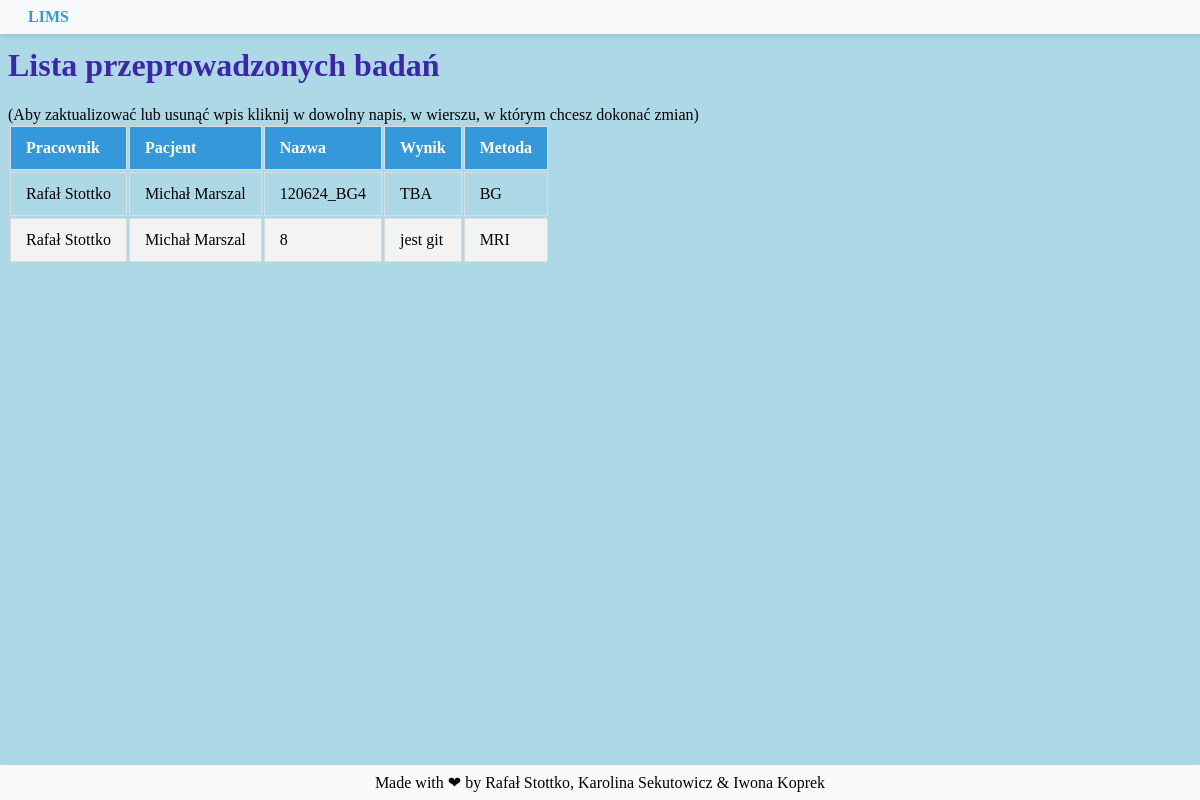
The app's page /badania/ (signed in), older data.
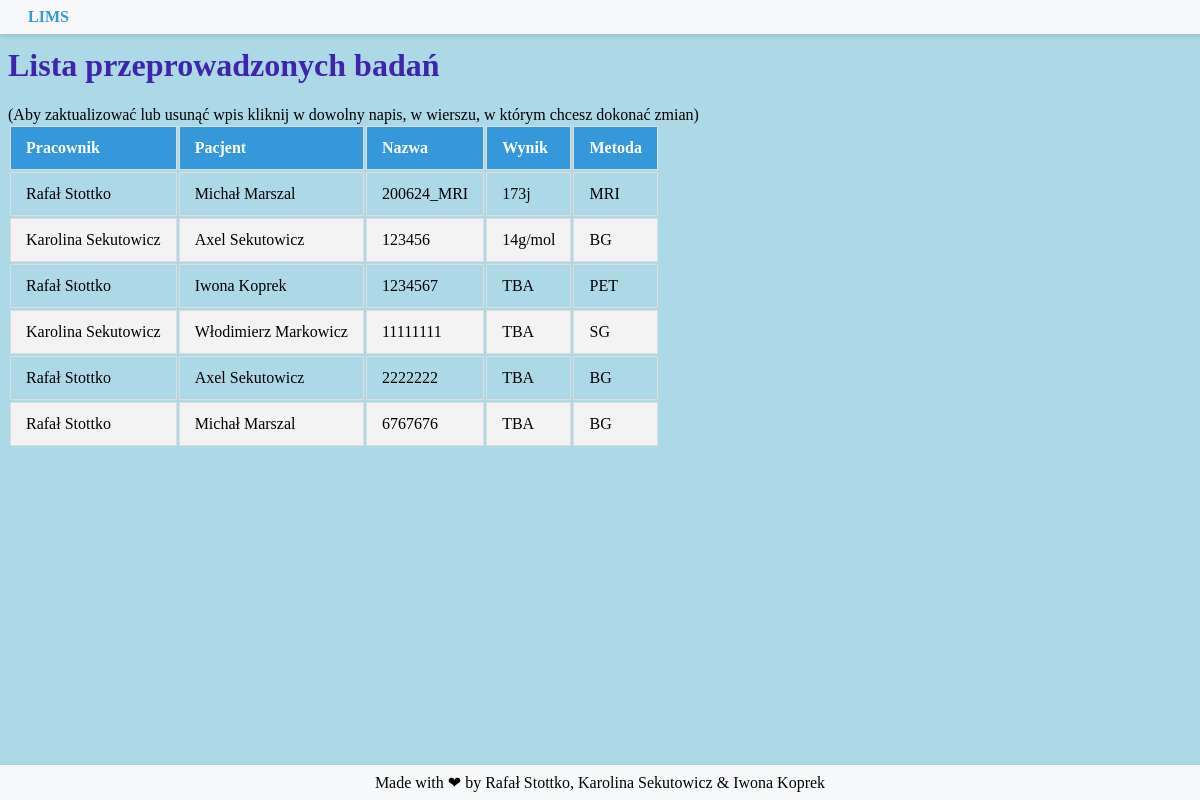
The same page, newer data.
### projekty/models.py (models this page shows, shortened)
class Experiment(models.Model):
   worker= models.ForeignKey(Employee, on_delete=models.SET_NULL, null=True)
   patient = models.ForeignKey(Patient, on_delete=models.SET_NULL, null=True)
   experiment_name=models.CharField(max_length=50, null=True)
   description=models.CharField(max_length = 500, null=True)
   method=models.ForeignKey(Method, on_delete=models.SET_NULL, null=True)
   class Meta:
      permissions = [
         ('view_experiments', 'Can view experiments'),
         ('add_experiments', 'Can add experiments'),
         ('change_experiments', 'Can change experiments'),
      ]

class Employee(models.Model):
   full_name=models.CharField(max_length=40)
   mail=models.CharField(max_length=40, null=True)
   position=models.CharField(max_length=100)
   adres=models.CharField(max_length=100)
   room_number=models.IntegerField()
   telephone_number=models.CharField(max_length=12, null=True)
   team = models.ManyToManyField(Project)

class Patient(models.Model):
   SEX_CHOICES = [
        ('M', 'Mężczyzna'),
        ('K', 'Kobieta'),
    ]
   full_name=models.CharField(max_length=40, null=True)
   PESEL=models.CharField(max_length=11, null=True)
   birth_name=models.CharField(max_length=40, null=True)
   adres=models.CharField(max_length=100, null=True)
   mail=models.CharField(max_length=30, null=True)
   diagnosis=models.CharField(max_length=40, null=True)
   sex=models.CharField(max_length=1, choices=SEX_CHOICES, null=True)

class Method(models.Model):
   name=models.CharField(max_length=40)
   description=models.CharField(max_length=40)

### projekty/views.py (the view)
# urls.py: path('badania/',badania, name='badania'),
@login_required
def badania(request):
	l = Experiment.objects.all()
	return render(request, 'badania.html',{'l':l})

### templates/badania.html (shortened to what this page needs)
{% load static %}
<!DOCTYPE html>
<html lang='en'>
<head>
<link rel="stylesheet" href="{% static 'all_styles.css' %}">
</head>
<body>
    <header>
        <a href="{% url 'home_user' %}" class="site-name">LIMS</a>
    </header>
    <br>
    <h1>Lista przeprowadzonych badań</h1>
    (Aby zaktualizować lub usunąć wpis kliknij w dowolny napis, w wierszu, w którym chcesz dokonać zmian) <br>
    <table class="table-modern">
        <thead>
            <tr>
                <th>Pracownik</th>
                <th>Pacjent</th>
                <th>Nazwa</th>
                <th>Wynik</th>
                <th>Metoda</th>
            </tr>
        </thead>
        <tbody>
            {% for obj in l %}
                <tr>
                    <td><a href="{% url 'modify_result' obj.id %}" style="text-decoration: none; color: inherit;">{{ obj.worker.full_name }}</a></td>
                    <td><a href="{% url 'modify_result' obj.id %}" style="text-decoration: none; color: inherit;">{{ obj.patient.full_name }}</a></td>
                    <td><a href="{% url 'modify_result' obj.id %}" style="text-decoration: none; color: inherit;">{{ obj.experiment_name }}</a></td>
                    <td><a href="{% url 'modify_result' obj.id %}" style="text-decoration: none; color: inherit;">{{ obj.description }}</a></td>
                    <td><a href="{% url 'modify_result' obj.id %}" style="text-decoration: none; color: inherit;">{{ obj.method.name }}</a></td>
                </tr>
            {% endfor %}
        </tbody>
    </table>
    <footer>
        Made with <span>&#10084;</span> by Rafał Stottko, Karolina Sekutowicz & Iwona Koprek
        </footer>
</body>
</html>

### static/all_styles.css (style rules this page uses)
body { background-color: lightblue; font-family: verdana; }
h1 { color: #3e26ac; }
.table-modern thead tr { background-color: #3498db; color: white; text-align: left; font-weight: bold; }
.table-modern th, .table-modern td { padding: 12px 15px; border: 1px solid #ddd; }
.table-modern tbody tr { border-bottom: 1px solid #ddd; transition: background-color 0.3s ease; }
.table-modern tbody tr:nth-of-type(even) { background-color: #f3f3f3; }
.table-modern tbody tr:last-of-type { border-bottom: 2px solid #3498db; }
footer { background-color: #f8f9fa; padding: 8px 0; text-align: center; position: fixed; left: 0; bottom: 0; width: 100%; box-shadow: 0 2px 4px rgba(0,0,0,0.1); }
header { background-color: #f8f9fa; padding: 8px; position: fixed; top: 0; left: 0; width: 100%; box-shadow: 0 2px 4px rgba(0,0,0,0.1); }
.site-name { text-decoration: none; color: #3498db; font-size: 16px; font-weight: bold; margin-left: 20px; }

Row changes from the older to the newer data that the page shows:
removed Experiment: worker.full_name "Rafał Stottko", patient.full_name "Michał Marszal", experiment_name "120624_BG4", description "TBA", method.name "BG"
changed Experiment "MRI": experiment_name "8" → "200624_MRI"; description "jest git" → "173j"
added Experiment: worker.full_name "Karolina Sekutowicz", patient.full_name "Axel Sekutowicz", experiment_name "123456", description "14g/mol", method.name "BG"
added Experiment: worker.full_name "Rafał Stottko", patient.full_name "Iwona Koprek", experiment_name "1234567", description "TBA", method.name "PET"
added Experiment: worker.full_name "Karolina Sekutowicz", patient.full_name "Włodimierz Markowicz", experiment_name "11111111", description "TBA", method.name "SG"
added Experiment: worker.full_name "Rafał Stottko", patient.full_name "Axel Sekutowicz", experiment_name "2222222", description "TBA", method.name "BG"
added Experiment: worker.full_name "Rafał Stottko", patient.full_name "Michał Marszal", experiment_name "6767676", description "TBA", method.name "BG"
